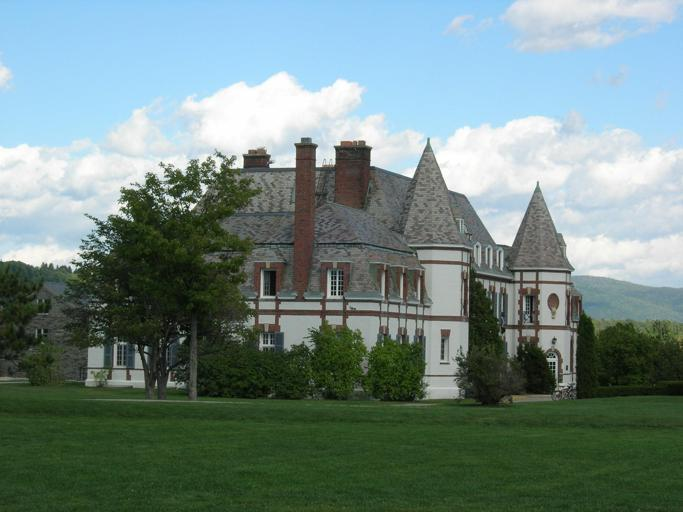
#> input picture data/dehazed_images/ADE_train_00000563.jpg, 683 x 512 px
$ python -i frontend.py   (imports and definitions only)   (older library calls are emulated)
#> lines starting #> are read from the running program, lines starting #| are printed output that depends on the picture
import io
import os
import time
import numpy as np
from pathlib import Path

import requests
import cv2
from PIL import Image

import streamlit as st
from app.confirm_button_hack import cache_on_button_press


# SETTING PAGE CONFIG TO WIDE MODE
ASSETS_DIR_PATH = os.path.join(Path(__file__).parent.parent.parent.parent, "assets")

# [1 line not run here, left out]

# root_password = 'password'

### front-end 화면 구성 바꾸기
### 2대 2 화면 구성
### 상단은 input 과 dehazed 결과 (2개)
### 하단은 구름 예시 사진들과 구름 합성 최종 사진 (2개)

# [57 lines left out: functions dehazing, segmentation, selection, check, replacement, image_to_bytes, not called in this run]

def db_save(cloud_option, files):
    r = requests.post("http://localhost:30001/save/" + cloud_option, files=files)

# 이미지 저장과 save request 분리!
### 이미지 다운로드와 함께 request를 날림 -> app.get('/save') / DB에 저장
# [50 lines left out: functions save_btn_click, test_resize, not called in this run]

def apply_clahe(image):
    clip_limit = 1
    grid_size = 16
    # PIL to CV2
    numpy_image = np.array(image)
    img = cv2.cvtColor(numpy_image, cv2.COLOR_RGB2BGR)
#> img is the input picture: shape (512, 683, 3); mean B, G, R 131.3, 135.4, 114.3
    # BGR to HSV
    b,g,r = cv2.split(img)
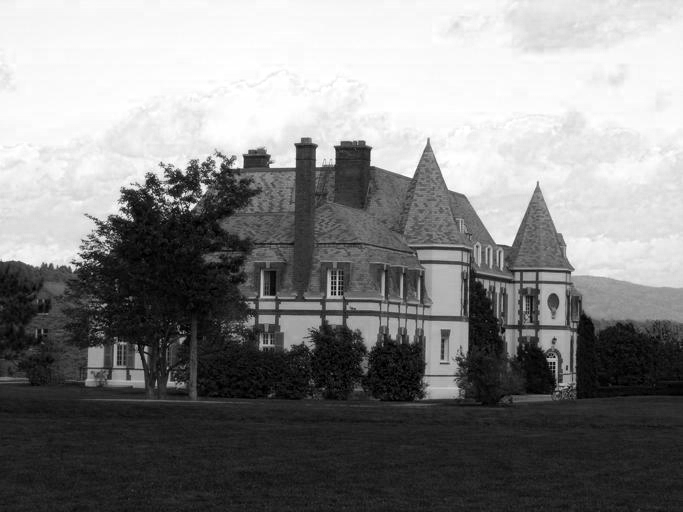
#> b: shape (512, 683); min 0, max 255, mean 131.3
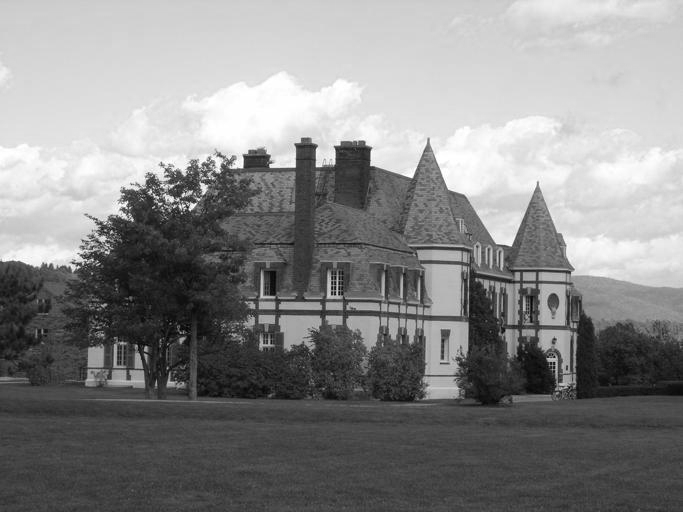
#> g: shape (512, 683); min 2, max 255, mean 135.4
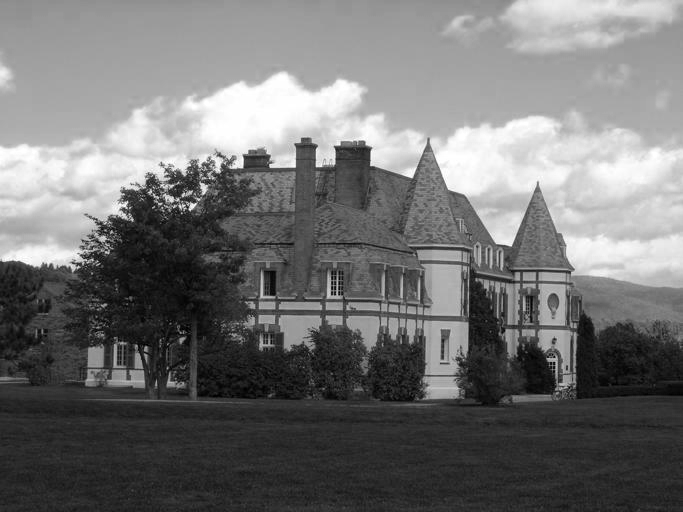
#> r: shape (512, 683); min 0, max 255, mean 114.3
    img_rgb = cv2.merge([r, g, b])
    img_hsv = cv2.cvtColor(img_rgb, cv2.COLOR_RGB2HSV)
#> img_hsv: shape (512, 683, 3); mean H, S, V 67.9, 76.6, 144.2
    # Apply CLAHE
    clahe = cv2.createCLAHE(clipLimit=clip_limit, tileGridSize=(grid_size,grid_size))
    img_out = clahe.apply(img_rgb.reshape(-1)).reshape(img_rgb.shape)
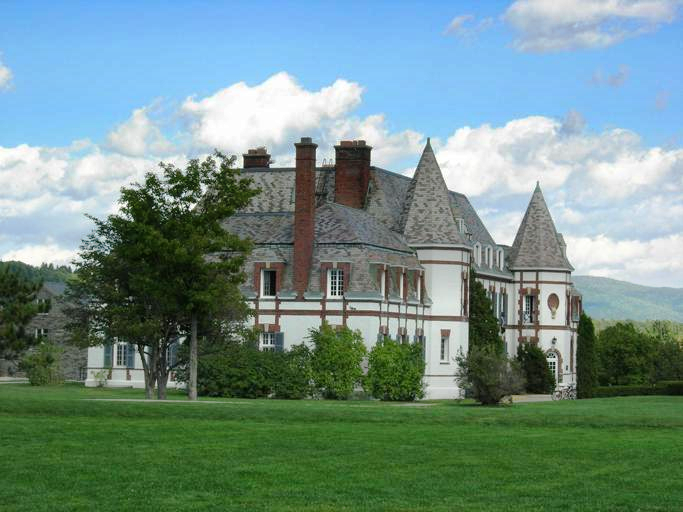
#> img_out: shape (512, 683, 3); mean R, G, B 113.8, 142.7, 135.8
    img_out = Image.fromarray(img_out)
    return img_out

# [192 lines left out: function main, not called in this run]


# [1 line not run here, left out]

>>> import cv2
>>> picture = cv2.cvtColor(cv2.imread('../../data/dehazed_images/ADE_train_00000563.jpg'), cv2.COLOR_BGR2RGB)
>>> result = apply_clahe(picture)
